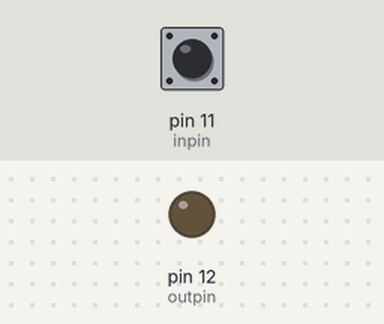
The sketch below on a simulated Arduino Uno, built with avr-gcc and run on an emulated ATmega328P. On the bench: output pins drawn as LEDs (lit = HIGH). The inputs (shaded band) are chosen by the test bench; at power-on: pin 11 (inpin) HIGH. The local clock reads 2024-03-15 10:24:30 at power-on unless the sketch sets it; what the sketch prints to the serial monitor is not drawn.

Above: at 1.2 s.
1.3 s: pin 11 (inpin) pulled LOW for 0.15 s
At 2.3 s:
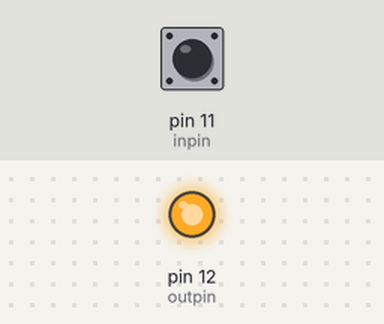
2.9 s: pin 11 (inpin) pulled LOW for 1 s
At 4.7 s:
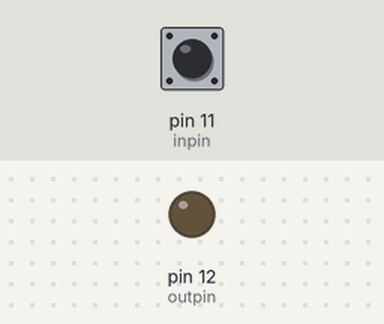
Timing chart, 0 to 6.2 s (numbered marks = the images above; inputs shaded):
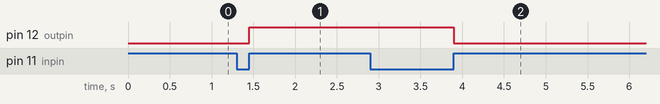

The sketch:

Coffee_Maker_Automation.ino
```cpp
#include "RTClib.h"
RTC_PCF8523 rtc;

const int gohour = 5;       //hour the coffee maker should turn on
const int gominute = 50;      //minute to turn on. this example starts at 5:50am
const int outpin = 12;      //pin wired to relay
const int inpin = 11;       //pin wired to button
const int res = 1; //reset clock to compile time during setup. Change to 0 and reflash code once RTC time is correct
int toggle = 0;

void setup ()
{
    Serial.begin(9600);
    Serial.flush();

rtc.begin();

  if (res)
  {
    rtc.adjust(DateTime(F(__DATE__), F(__TIME__)));   //reset clock time to compiler PC time
  }

  pinMode(outpin, OUTPUT);
  pinMode(inpin, INPUT_PULLUP);
}

void loop ()
{
    DateTime now = rtc.now();       //get current time
    int Hour = now.hour();
    int Minute = now.minute();

    Serial.print(Hour);             //print time to serial monitor
    Serial.print(" : ");
    Serial.println(Minute);

    int button = !digitalRead(inpin);       //check button status

    if((Hour==gohour)&&(Minute==gominute))     //turn on when time reached
    {
        digitalWrite(outpin, HIGH);
        toggle = 1;
    }

    if(button)
    {
      while (button)
      {
        button = !digitalRead(inpin);  //wait until button is released
      }
      if (!toggle)
       {
        digitalWrite(outpin, HIGH);   //turn coffee on if its currently off
        toggle = 1;
       }
      else
      {
        digitalWrite(outpin, LOW);    //turn coffee off if itc currently on
        toggle = 0;
      }

    }
}
```

Measured:
- after the input at 1.3 s, pin 12 (outpin): LOW → HIGH after 0.15 s
- after the input at 2.9 s, pin 12 (outpin): HIGH → LOW after 1.0 s
